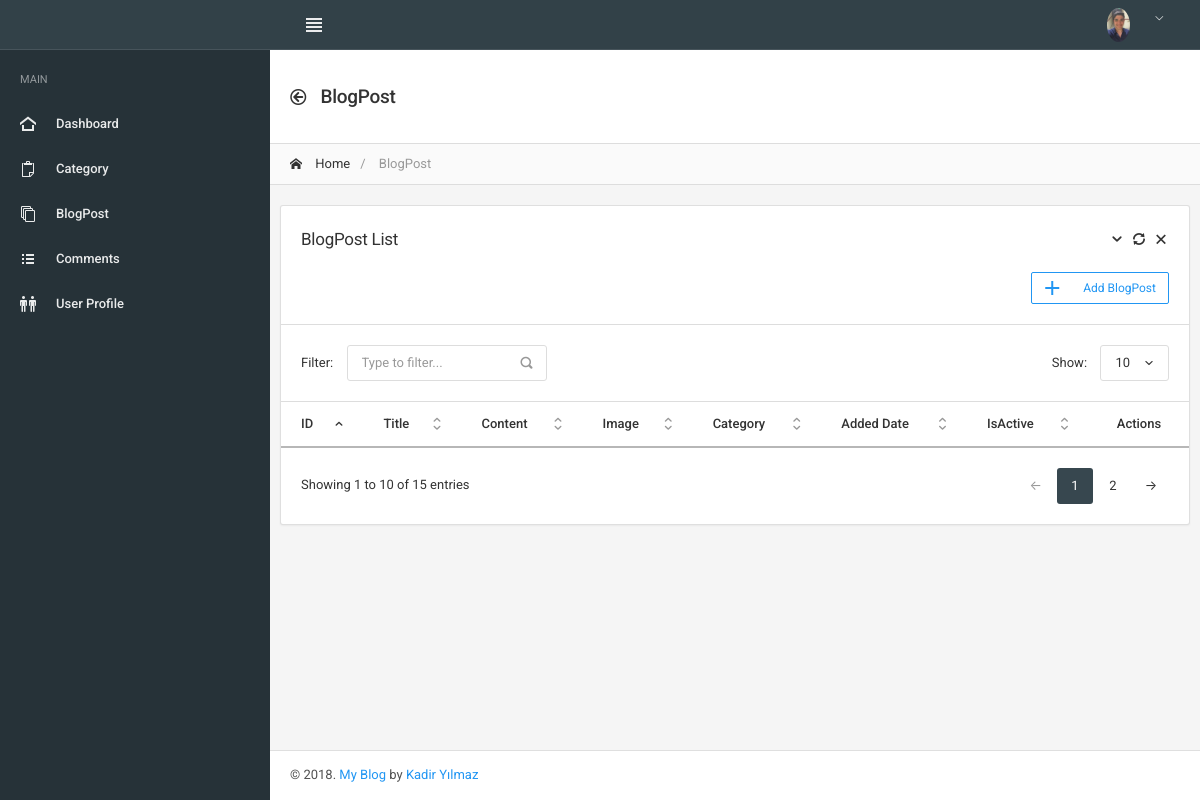
The app's page /blog-post/index/, older data.
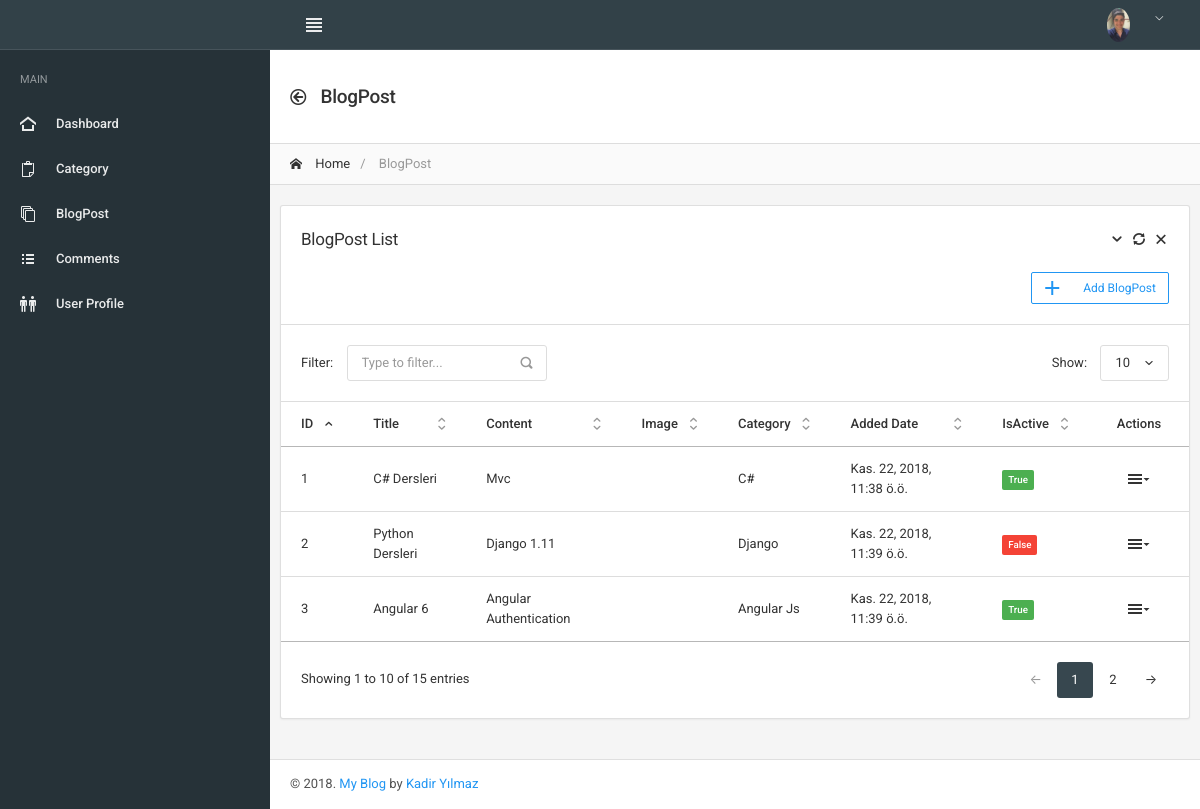
The same page, newer data.
### blog_post/models.py (models this page shows, shortened)
class BlogPost(models.Model):
	title = models.CharField(max_length=200)
	content = models.CharField(max_length=300)
	added_date = models.DateTimeField(auto_now_add=True)
	image = models.ImageField(null=True, blank=True)
	is_active = models.BooleanField(default=1, blank=False)
	category = models.ForeignKey(
		'Category',
		on_delete=models.CASCADE,
		related_name='category_key'
	)

class Category(models.Model):
	category_name = models.CharField(max_length=100)
	added_date = models.DateTimeField(auto_now_add=True)
	is_active = models.BooleanField(default=1, blank=False)

### blog_post/views.py (the view)
# urls.py: url(r'^blog-post/index/$', blog_views.blog_post_index, name="admin_blog_post_index"),
def blog_post_index(request):
	args['blog_post_list'] = BlogPost.objects.all()
	return render(request, 'admin_blog_post_index.html', args)

### templates/admin_blog_post_index.html
{% extends "admin_main.html" %}
{% load staticfiles %}
{% block main_navbar %}
 {% include "main/main_navbar.html" %}
{% endblock %}
{% block main_sidebar %}
    {% include "main/main_sidebar.html" %}
{% endblock %}
{% block main_header %}
    {% include "main/main_header.html" %}
{% endblock %}
    {% block main_content %}
        {% include "sections/blog_post/blog_post_index.html" %}
    {% endblock %}
{% block main_footer %}
    {% include "main/main_footer.html" %}
{% endblock %}

### templates/sections/blog_post/blog_post_index.html (shortened to what the changed rows need)
{% load staticfiles %}
{% block main_content %}
	<div id="main" style="width: 100%;">
		<div class="card">
			<div id="DataTables_Table_0_wrapper" class="dataTables_wrapper no-footer">
				<div class="datatable-scroll">
					<table class="table datatable-basic dataTable no-footer" id="DataTables_Table_0" role="grid"
						   aria-describedby="DataTables_Table_0_info">
						<thead>
						<tr role="row">
							<th class="sorting_asc" tabindex="0" aria-controls="DataTables_Table_0" rowspan="1"
								colspan="1" aria-sort="ascending"
								aria-label="First Name: activate to sort column descending">ID
							</th>
							<th class="sorting" tabindex="0" aria-controls="DataTables_Table_0" rowspan="1" colspan="1"
								aria-label="Last Name: activate to sort column ascending">Title
							</th>
							<th class="sorting" tabindex="0" aria-controls="DataTables_Table_0" rowspan="1" colspan="1"
								aria-label="Last Name: activate to sort column ascending">Content
							</th>
							<th class="sorting" tabindex="0" aria-controls="DataTables_Table_0" rowspan="1" colspan="1"
								aria-label="Last Name: activate to sort column ascending">Image
							</th>
							<th class="sorting" tabindex="0" aria-controls="DataTables_Table_0" rowspan="1" colspan="1"
								aria-label="Last Name: activate to sort column ascending">Category
							</th>
							<th class="sorting" tabindex="0" aria-controls="DataTables_Table_0" rowspan="1" colspan="1"
								aria-label="Job Title: activate to sort column ascending">Added Date
							</th>
							<th class="sorting" tabindex="0" aria-controls="DataTables_Table_0" rowspan="1" colspan="1"
								aria-label="Status: activate to sort column ascending">IsActive
							</th>
							<th class="text-center sorting_disabled" rowspan="1" colspan="1" aria-label="Actions"
								style="width: 100px;">Actions
							</th>
						</tr>
						</thead>
						<tbody>
						{% for blog_post in blog_post_list %}
							<tr role="row" class="odd">
								<td class="sorting_1">{{ blog_post.id }}</td>
								<td>{{ blog_post.title }}</td>
								<td>{{ blog_post.content }}</td>
								<td>{{ blog_post.image }}</td>
								<td>{{ blog_post.category.category_name }}</td>
								<td>{{ blog_post.added_date }}</td>
								<td>
									{% if blog_post.is_active == 0 %}
										<span class="badge badge-danger">{{ blog_post.is_active }}</span>
									{% else %}
										<span class="badge badge-success">{{ blog_post.is_active }}</span>
									{% endif %}
								</td>
								<td class="text-center">
									<div class="list-icons">
										<div class="dropdown">
											<a href="#" class="list-icons-item" data-toggle="dropdown">
												<i class="icon-menu9"></i>
											</a>
										</div>
									</div>
								</td>
							</tr>
						{% endfor %}
						</tbody>
					</table>
				</div>
			</div>
		</div>
	</div>
{% endblock %}

Row changes from the older to the newer data that the page shows:
added BlogPost: id "1", title "C# Dersleri", content "Mvc", category.category_name "C#", added_date "Kas. 22, 2018, 11:38 ö.ö.", is_active "True"
added BlogPost: id "2", title "Python Dersleri", content "Django 1.11", category.category_name "Django", added_date "Kas. 22, 2018, 11:39 ö.ö.", is_active "False"
added BlogPost: id "3", title "Angular 6", content "Angular Authentication", category.category_name "Angular Js", added_date "Kas. 22, 2018, 11:39 ö.ö.", is_active "True"
